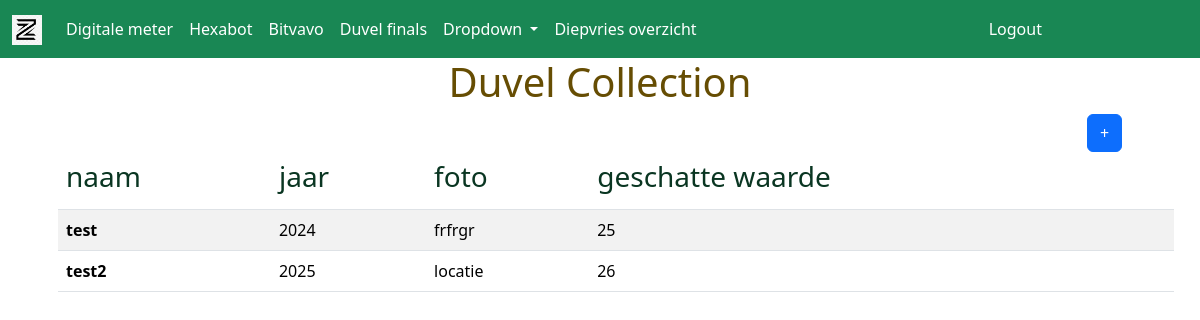
The app's page /duvel-finals/ (signed in) with its own data.
### duvel_finals/models.py (models this page shows)
class DuvelCollection(models.Model):
    name = models.CharField(max_length = 20)
    year = models.IntegerField()
    photo = models.CharField(max_length = 50)
    price = models.CharField(max_length = 10)

### duvel_finals/views.py (the view, shortened to what this page needs)
# urls.py: path("", views.duvel_finals, name="duvel_finals"),
def duvel_finals(request):
    template = "duvel/finals.html"
    collection = DuvelCollection.objects.all().values()
    context = {"collection":collection}
    return render(request=request, template_name=template, context=context)

### duvel_finals/templates/duvel/finals.html (shortened to what this page needs)
{% extends "main/base.html" %}
{% block title %}
    <h1 class="text-center text-warning-emphasis">Duvel Collection</h1>
{% endblock title %}
{% block precontent %}
    <div class="container">
        <div class="row">
            <div class="col">
            </div>
            <div class="col">
            </div>
            <div class="col-1">
                <button type="button" class="btn btn-primary" data-bs-toggle="modal" data-bs-target="#exampleModal">
                    +
                </button>
            </div>
        </div>
    </div>
{% endblock precontent %}
{% block content %}
<ul>
    <div class="container">
        <table class="table table-striped">
            <thead>
                <tr>
                <th scope="col"><h3 class="text-success-emphasis">naam</h3></th>
                <th scope="col"><h3 class="text-success-emphasis">jaar</h3></th>
                <th scope="col"><h3 class="text-success-emphasis">foto</h3></th>
                <th scope="col"><h3 class="text-success-emphasis">geschatte waarde</h3></th>
                </tr>
            </thead>
            <tbody>
                {% for glas in collection %}
                    <tr>
                    <th scope="row">{{glas.name}}</th>
                    <td>{{glas.year}}</td>
                    <td>{{glas.photo}}</td>
                    <td>{{glas.price}}</td>
                    </tr>
                {% endfor %}
            </tbody>
        </table>
    </div>
</ul>
{% endblock content %}

### records on screen
DuvelCollection: name "test", year "2024", photo "frfrgr", price "25"
DuvelCollection: name "test2", year "2025", photo "locatie", price "26"
